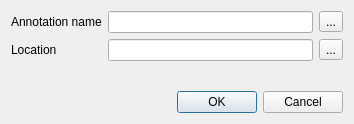
<?xml version="1.0" encoding="UTF-8"?>
<ui version="4.0">
 <class>EditAnnotationDialog</class>
 <widget class="QDialog" name="EditAnnotationDialog">
  <property name="geometry">
   <rect>
    <x>0</x>
    <y>0</y>
    <width>354</width>
    <height>124</height>
   </rect>
  </property>
  <property name="windowTitle">
   <string>Edit annotation</string>
  </property>
  <layout class="QVBoxLayout" name="verticalLayout">
   <item>
    <layout class="QGridLayout" name="gridLayout">
     <item row="0" column="0" colspan="2">
      <widget class="QLabel" name="label_2">
       <property name="text">
        <string>Annotation name</string>
       </property>
      </widget>
     </item>
     <item row="0" column="2">
      <widget class="QLineEdit" name="nameEdit"/>
     </item>
     <item row="1" column="0" colspan="2">
      <widget class="QLabel" name="label">
       <property name="text">
        <string>Location</string>
       </property>
      </widget>
     </item>
     <item row="1" column="2">
      <widget class="QLineEdit" name="locationEdit"/>
     </item>
     <item row="2" column="2">
      <widget class="QLabel" name="statusLabel">
       <property name="text">
        <string/>
       </property>
       <property name="textFormat">
        <enum>Qt::RichText</enum>
       </property>
      </widget>
     </item>
     <item row="1" column="3">
      <widget class="QToolButton" name="complementButton">
       <property name="text">
        <string>...</string>
       </property>
       <property name="icon">
        <iconset resource="../../../../U2Gui/U2Gui.qrc">
         <normaloff>:/core/images/do_complement.png</normaloff>:/core/images/do_complement.png</iconset>
       </property>
      </widget>
     </item>
     <item row="0" column="3">
      <widget class="QToolButton" name="showNameGroupsButton">
       <property name="text">
        <string>...</string>
       </property>
       <property name="icon">
        <iconset resource="../../../../U2Gui/U2Gui.qrc">
         <normaloff>:/core/images/predefined_annotation_groups.png</normaloff>:/core/images/predefined_annotation_groups.png</iconset>
       </property>
      </widget>
     </item>
    </layout>
   </item>
   <item>
    <layout class="QHBoxLayout" name="horizontalLayout">
     <item>
      <spacer name="horizontalSpacer">
       <property name="orientation">
        <enum>Qt::Horizontal</enum>
       </property>
       <property name="sizeHint" stdset="0">
        <size>
         <width>40</width>
         <height>20</height>
        </size>
       </property>
      </spacer>
     </item>
     <item>
      <widget class="QPushButton" name="OKButton">
       <property name="text">
        <string>OK</string>
       </property>
      </widget>
     </item>
     <item>
      <widget class="QPushButton" name="CancelButton">
       <property name="text">
        <string>Cancel</string>
       </property>
      </widget>
     </item>
    </layout>
   </item>
  </layout>
 </widget>
 <resources>
  <include location="../../../../U2Gui/U2Gui.qrc"/>
 </resources>
 <connections>
  <connection>
   <sender>OKButton</sender>
   <signal>clicked()</signal>
   <receiver>EditAnnotationDialog</receiver>
   <slot>accept()</slot>
   <hints>
    <hint type="sourcelabel">
     <x>222</x>
     <y>100</y>
    </hint>
    <hint type="destinationlabel">
     <x>176</x>
     <y>61</y>
    </hint>
   </hints>
  </connection>
  <connection>
   <sender>CancelButton</sender>
   <signal>clicked()</signal>
   <receiver>EditAnnotationDialog</receiver>
   <slot>reject()</slot>
   <hints>
    <hint type="sourcelabel">
     <x>305</x>
     <y>100</y>
    </hint>
    <hint type="destinationlabel">
     <x>176</x>
     <y>61</y>
    </hint>
   </hints>
  </connection>
 </connections>
</ui>
